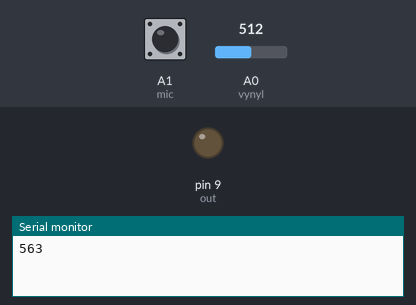
The sketch below on a simulated Arduino Uno, built with avr-gcc and run on an emulated ATmega328P. Shown: output pins drawn as LEDs (lit = HIGH), the last lines printed to the serial monitor. The test bench sets the inputs (shaded band); at power-on: A1 (mic) HIGH, A0 (vynyl) = 512.

Above: at 1.2 s.
1.3 s: A1 (mic) pulled LOW for 0.15 s
At 1.8 s:
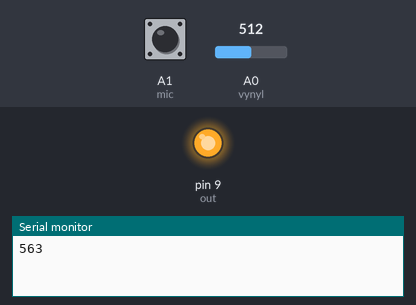
5.9 s: A0 (vynyl) set to 437
At 8.5 s:
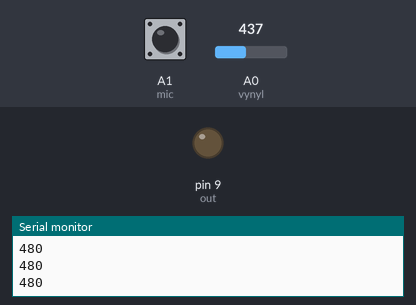
8.9 s: A0 (vynyl) set to 463
Timing chart, 0 to 11.4 s (numbered marks = the images above; inputs shaded):
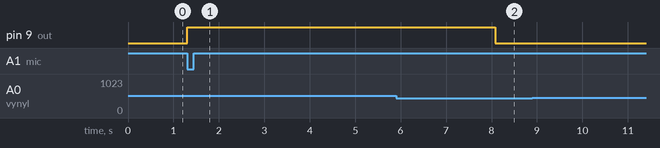

Measured:
- after the input at 1.3 s, pin 9 (out): LOW → HIGH at once
- after the input at 5.9 s, pin 9 (out): HIGH → LOW after 2.2 s

The sketch:

vinyl.ino
```cpp
                                                                                                                                                                                                                                                                                                                                             #define mic A1
#define vynyl A0
#define out 9


unsigned long sum = 0;
int sumCounter = 0;
int delayCounter = 0;

const int VYNYL_REF = 500;
const int VYNYL_CYCL = 10;
const int MIC_DEL = 8000;

void setup() {
  pinMode (mic, INPUT_PULLUP);
  pinMode (out, OUTPUT);
  digitalWrite (out, LOW);
  Serial.begin (9600);
}

void loop() {
  sum += analogRead(vynyl);
  sumCounter++;
  if (sumCounter > VYNYL_CYCL) {
    Serial.println (sum/VYNYL_CYCL);
    if( sum / VYNYL_CYCL > VYNYL_REF ) {
      while(delayCounter < MIC_DEL) {
        if ( !digitalRead (mic) ) {
          digitalWrite (out, HIGH);
        }
        delayCounter ++;
        delay(1);
      }
    } else {
      digitalWrite (out, LOW);
    }
    delayCounter = 0;
    sumCounter = 0;
    sum = 0;
  }
}
```
